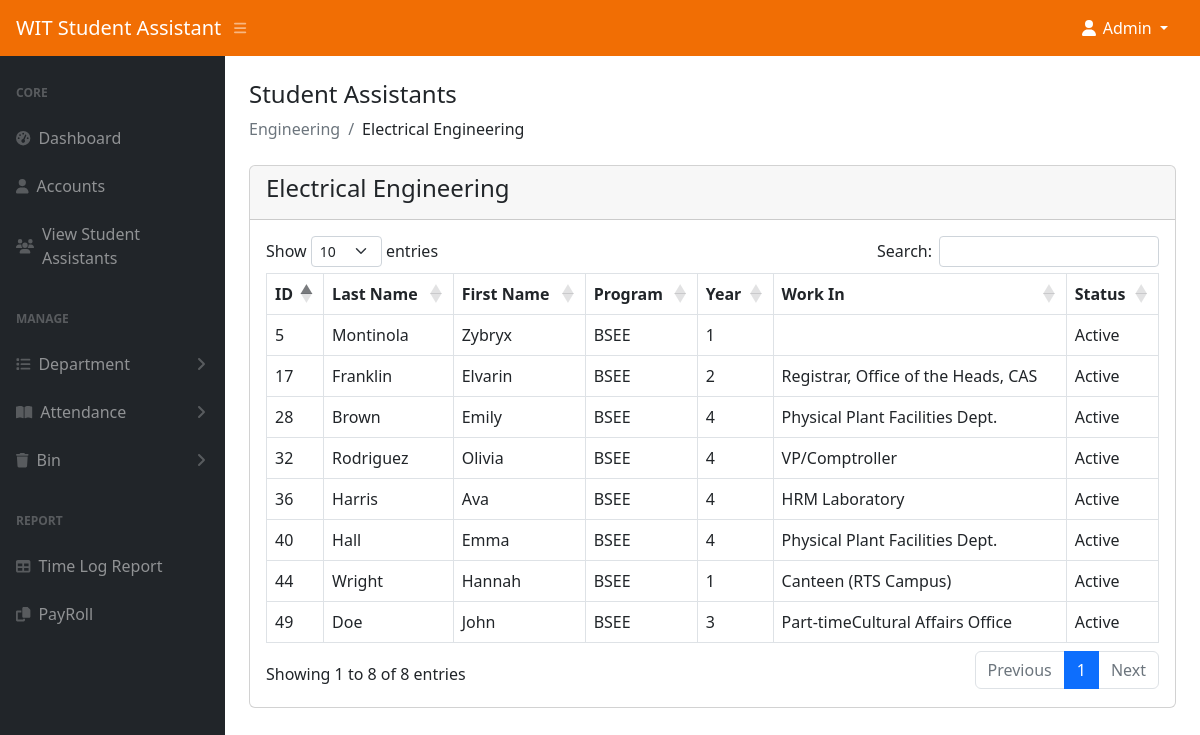
Page /admin/ee.php (signed in) on the committed database.
### tables this page shows
CREATE TABLE `student_assistant` (
  `id` int(11) NOT NULL,
  `student_id` int(11) NOT NULL,
  `last_name` varchar(50) NOT NULL,
  `first_name` varchar(50) NOT NULL,
  `program` varchar(100) NOT NULL,
  `year` int(11) NOT NULL,
  `work` varchar(255) NOT NULL,
  `fingerprint_id` int(11) DEFAULT NULL,
  `image` text DEFAULT NULL,
  `status` tinyint(1) NOT NULL DEFAULT 0 COMMENT '0-visible,1=hidden,2=deleted',
  `age` int(11) NOT NULL,
  `sex` varchar(100) NOT NULL,
  `civil_status` varchar(100) NOT NULL,
  `date_of_birth` varchar(100) NOT NULL,
  `city_address` text NOT NULL,
  `contact_no1` varchar(15) NOT NULL,
  `contact_no2` varchar(15) NOT NULL,
  `contact_no3` varchar(15) NOT NULL,
  `province_address` text NOT NULL,
  `guardian` varchar(100) NOT NULL,
  `honor_award` text NOT NULL,
  `past_scholar` varchar(100) NOT NULL,
  `present_scholar` varchar(999) NOT NULL,
  `work_experience` text NOT NULL,
  `special_talent` text NOT NULL,
  `out_name1` varchar(100) DEFAULT NULL,
  `comp_add1` varchar(255) DEFAULT NULL,
  `cn1` varchar(20) DEFAULT NULL,
  `out_name2` varchar(100) DEFAULT NULL,
  `comp_add2` varchar(255) DEFAULT NULL,
  `cn2` varchar(20) DEFAULT NULL,
  `out_name3` varchar(100) DEFAULT NULL,
  `comp_add3` varchar(255) DEFAULT NULL,
  `cn3` varchar(20) DEFAULT NULL,
  `from_wit1` varchar(100) DEFAULT NULL,
  `comp_add4` varchar(255) DEFAULT NULL,
  `cn4` varchar(20) DEFAULT NULL,
  `from_wit2` varchar(100) DEFAULT NULL,
  `comp_add5` varchar(255) DEFAULT NULL,
  `cn5` varchar(20) DEFAULT NULL,
  `from_wit3` varchar(100) DEFAULT NULL,
  `comp_add6` varchar(255) DEFAULT NULL,
  `cn6` varchar(20) DEFAULT NULL,
  `fathers_name` varchar(100) DEFAULT NULL,
  `fathers_occ` varchar(100) DEFAULT NULL,
  `fathers_income` decimal(10,2) DEFAULT NULL,
  `mothers_name` varchar(100) DEFAULT NULL,
  `mothers_occ` varchar(100) DEFAULT NULL,
  `mothers_income` decimal(10,2) DEFAULT NULL,
  `siblings` text DEFAULT NULL
);

### admin/ee.php (the view, shortened to what this page needs)
<?php
include('authentication.php');
include('includes/header.php');
?>
<div class="container-fluid px-4">
    <h4 class="mt-4">Student Assistants</h4>
    <ol class="breadcrumb mb-4">
        <li class="breadcrumb-item active">Engineering</li>
        <li class="breadcrumb-item">Electrical Engineering</li>
    </ol>
    <div class="row">
        <div class="col-md-12">
            <div class="card">
                <div class="card-header">
                    <h4>Electrical Engineering</h4>
                </div>
                <div class="card-body">
                    <table id="myTable" class="table table-bordered">
                        <thead>
                            <tr>
                                <th>ID</th>
                                <th>Last Name</th>
                                <th>First Name</th>
                                <th>Program</th>
                                <th>Year</th>
                                <th>Work In</th>
                                <th>Status</th>
                            </tr>
                        </thead>
                        <tbody>
                            <?php
                            $query = "SELECT * FROM student_assistant WHERE program = 'BSEE'";
                            $query_run = mysqli_query($con, $query);
                            if (mysqli_num_rows($query_run) > 0) {
                                foreach ($query_run as $row) {
                            ?>
                                    <tr>
                                        <td><?= $row['id']; ?></td>
                                        <td><?= $row['last_name']; ?></td>
                                        <td><?= $row['first_name']; ?></td>
                                        <td><?= $row['program']; ?></td>
                                        <td><?= $row['year']; ?></td>
                                        <td><?= $row['work']; ?></td>
                                        <td>Active</td>
                                    <?php
                                }
                            } else {
                                    ?>
                                    <tr>
                                        <td colspan="6">No Record Found</td>
                                    </tr>
                                <?php
                            }
                                ?>
                        </tbody>
                    </table>
                </div>
            </div>
        </div>
    </div>
</div>
<?php
include('includes/scripts.php');
?>

### rows in the picture
student_assistant: id "5", last_name "Montinola", first_name "Zybryx", program "BSEE", year "1"
student_assistant: id "17", last_name "Franklin", first_name "Elvarin", program "BSEE", year "2", work "Registrar, Office of the Heads, CAS"
student_assistant: id "28", last_name "Brown", first_name "Emily", program "BSEE", year "4", work "Physical Plant Facilities Dept."
student_assistant: id "32", last_name "Rodriguez", first_name "Olivia", program "BSEE", year "4", work "VP/Comptroller"
student_assistant: id "36", last_name "Harris", first_name "Ava", program "BSEE", year "4", work "HRM Laboratory"
student_assistant: id "40", last_name "Hall", first_name "Emma", program "BSEE", year "4", work "Physical Plant Facilities Dept."
student_assistant: id "44", last_name "Wright", first_name "Hannah", program "BSEE", year "1", work "Canteen (RTS Campus)"
student_assistant: id "49", last_name "Doe", first_name "John", program "BSEE", year "3", work "Part-timeCultural Affairs Office"
